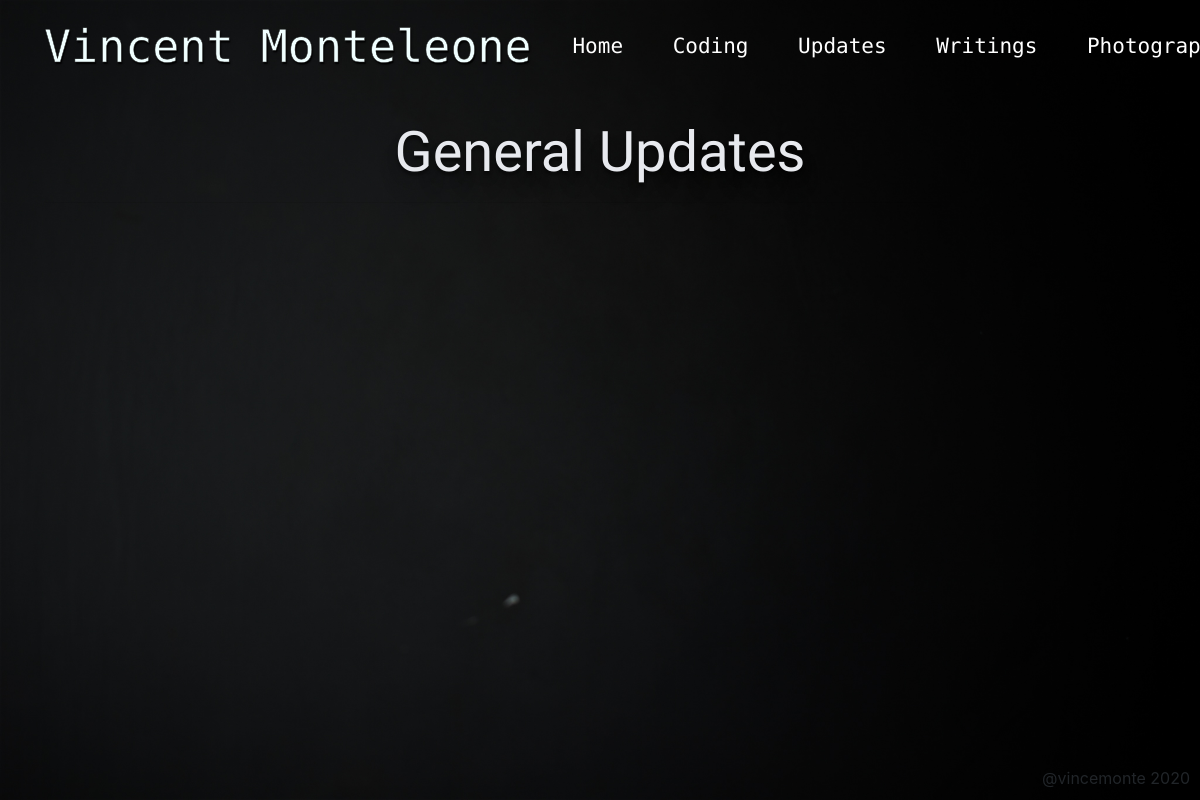
The app's page /updates, older data.
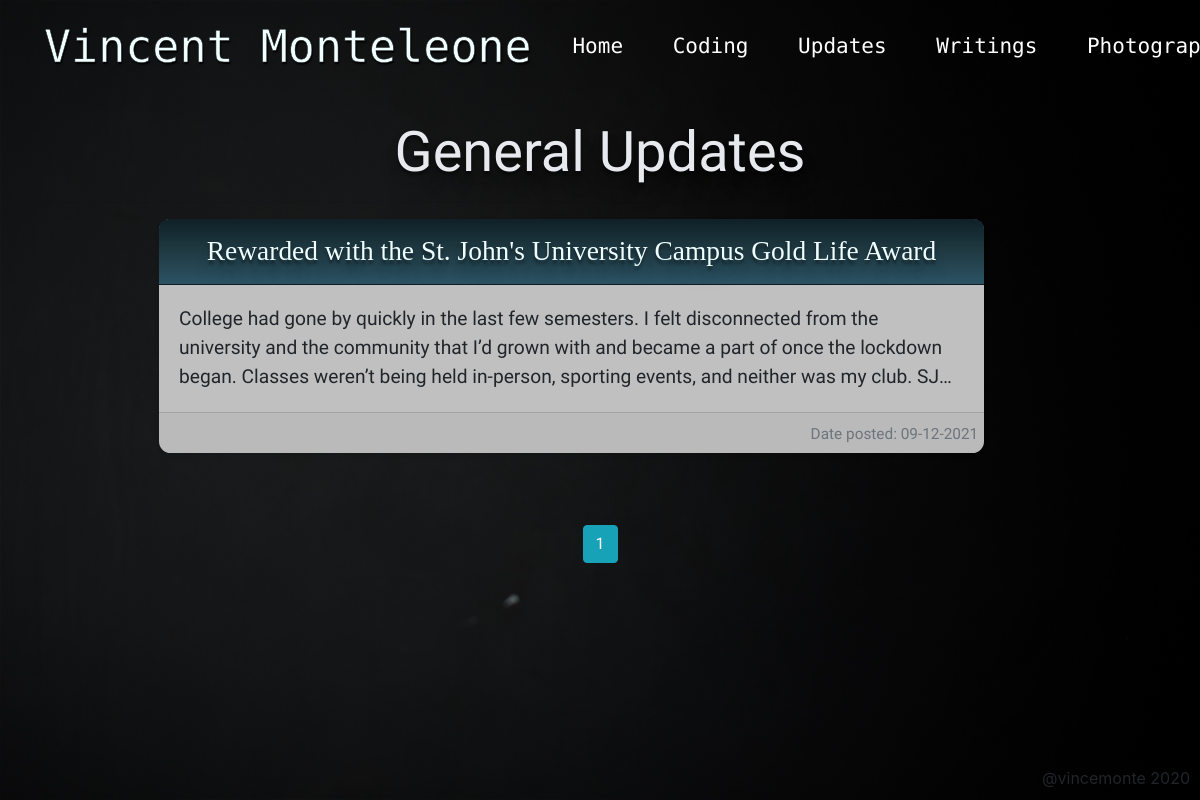
The same page, newer data.
### personalWebsite/models.py (models this page shows, shortened)
class Project(db.Model):
    id = db.Column(db.Integer, primary_key=True)
    title = db.Column(db.String(100), nullable=False)
    type = db.Column(db.String(20), nullable=False)
    content= db.Column(db.Text, nullable=True)
    files = db.Column(db.String(80), nullable=True) #holds the path to the file images
    date_posted = db.Column(db.DateTime, nullable=False, default=datetime.now)
    user_id = db.Column(db.Integer, db.ForeignKey('user.id'), nullable=False)
    home_post = db.relationship('HomePost', backref='project', uselist=False)

### personalWebsite/posts/routes.py (the view)
@posts.route('/updates')
def updates():
    page = request.args.get('page', 1, type=int)
    posts = Project.query.filter_by(type='update').order_by(Project.id.desc()).paginate(page=page, per_page=10)
    return render_template('updates.html', posts=posts)

### personalWebsite/templates/updates.html (shortened to what this page needs)
{% extends "layout.html" %}
{% block content %}
<div class="container post-section">
  <h1 class="display-4 text-white-2 text-center">General Updates</h1>
  <hr>
  <div class="row text-center">
    {% for post in posts.items %}
    <div class="col-lg-9">
      <div class="card mb-4 shadow-sm">
        <div class="card-header">
          <a class = "card-title" href="{{ url_for('posts.project', title=post.title) }}">{{ post.title }}</a>
        </div>
        <div class="card-body">
          <p class= "card-text max-length-card ellipsis-text text-left">{{ post.content }}</p>
        </div>
        <div class="card-footer text-right">
          <small class="text-muted">Date posted: {{ post.date_posted.strftime('%m-%d-%Y') }}</small>
        </div>
      </div>
    </div>
    {% endfor %}
  </div>
  <div class="container mt-5 text-center">
    {% for page_num in posts.iter_pages(left_edge=1, right_edge=1, left_current=1, right_current=2) %}
      {% if page_num %}
        {% if posts.page == page_num %}
          <a class="btn btn-info mb-4" href="{{ url_for('posts.updates', page=page_num) }}">{{ page_num }}</a>
        {% else %}
          <a class="btn btn-outline-info mb-4" href="{{ url_for('posts.updates', page=page_num) }}">{{ page_num }}</a>
        {% endif %}
      {% else %}
        <small>...</small>
      {% endif %}
    {% endfor %}
  </div>
</div>
{% endblock content %}

Row changes from the older to the newer data that the page shows:
added Project: title "Rewarded with the St. John's University Campus Gold Life Award", content "College had gone by quickly in the last few semesters. I felt disconnected from the university and the community that I’d grown with and became a part of once the lockdown began. Classes weren’t being held in-person, sporting events, and neither was my club.…", date_posted "09-12-2021"
Text that changed along with them:
new list line: "1"
